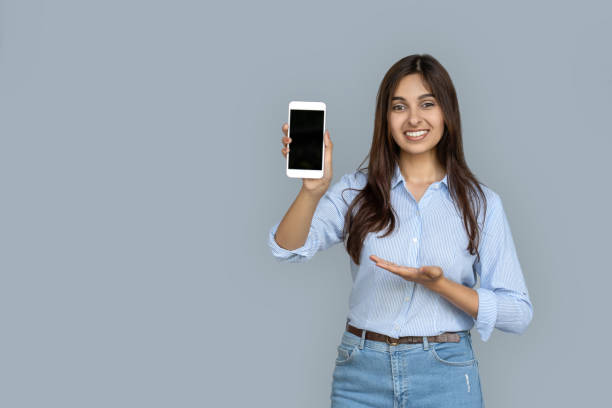
#> input picture Task2Images/image2.jpg, 612 x 408 px; its folder holds only this picture in this run
$ python Task2.py
#> lines starting #> are read from the running program, lines starting #| are printed output that depends on the picture
#Import Statements
import os
import cv2
from PIL import Image
from IPython.display import display

# Load pre-trained face detector
face_cascade = cv2.CascadeClassifier(cv2.data.haarcascades + "haarcascade_frontalface_default.xml")

# Define input and output folders
input_folder = "./Task2Images"
output_folder = "./Task2DestinationImages"

# Create output folder if it doesn't exist
os.makedirs(output_folder, exist_ok=True)

def detect_and_crop_face(input_path, output_path):
#> called with input_path = './Task2Images/image2.jpg'
    image = cv2.imread(input_path)
#> image is the input picture: shape (408, 612, 3); mean B, G, R 178.1, 167.2, 156.9
    if image is None:
        print(f"Unable to read image: {input_path}")
        return

    # Convert image to grayscale for face detection
    gray = cv2.cvtColor(image, cv2.COLOR_BGR2GRAY)
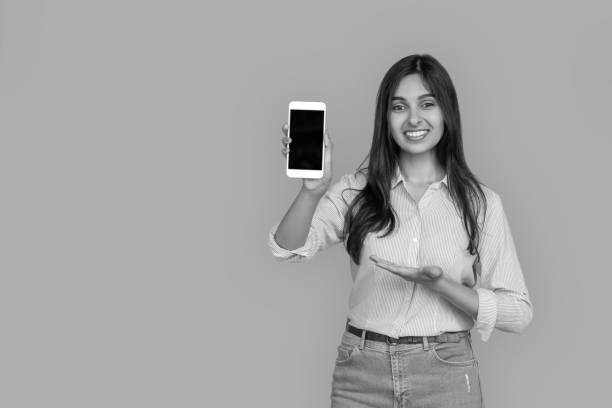
#> gray: shape (408, 612); min 0, max 255, mean 165.5

    # Detect faces in the image
    faces = face_cascade.detectMultiScale(gray, scaleFactor=1.1, minNeighbors=5)
#> faces = [[380, 79, 69, 69]]

    if len(faces) == 0:
        print(f"No faces detected in {input_path}")
        return

    # Select the largest detected face
    x, y, w, h = sorted(faces, key=lambda f: f[2] * f[3], reverse=True)[0]
#> x = 380; y = 79; w = 69; h = 69
    cropped = image[y:y+h, x:x+w]
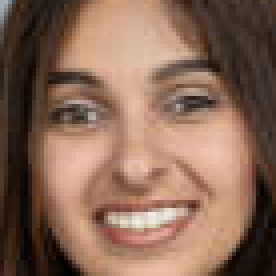
#> cropped: shape (69, 69, 3) (shown 4 times larger); mean B, G, R 85.3, 104, 135.9

    # Save the cropped image
    cv2.imwrite(output_path, cropped)
    print(f"Cropped image saved to: {output_path}")

    # Display the cropped image
    display(Image.fromarray(cv2.cvtColor(cropped, cv2.COLOR_BGR2RGB)))

# Process all image files in the input folder
for filename in os.listdir(input_folder):
    if filename.lower().endswith((".jpg", ".jpeg", ".png")):
        input_path = os.path.join(input_folder, filename)
        output_path = os.path.join(output_folder, f"cropped_{filename}")
        detect_and_crop_face(input_path, output_path)

$ run again, on Task2Images/image3.jpg
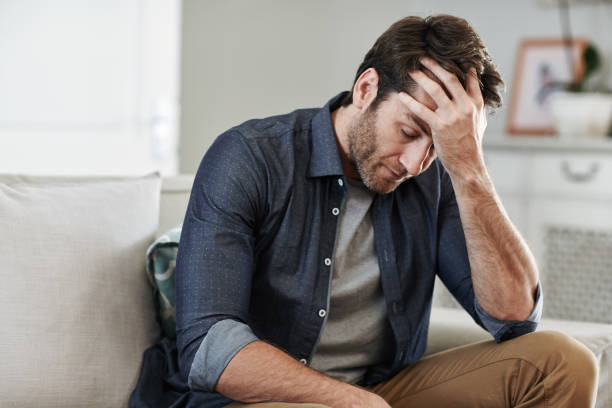
#> input picture Task2Images/image3.jpg, 612 x 408 px
#> in detect_and_crop_face, image is the input picture: shape (408, 612, 3); mean B, G, R 135.7, 139.3, 145.2
#> in detect_and_crop_face, `gray = cv2.cvtColor(image, cv2.COLOR_BGR2GRAY)`:
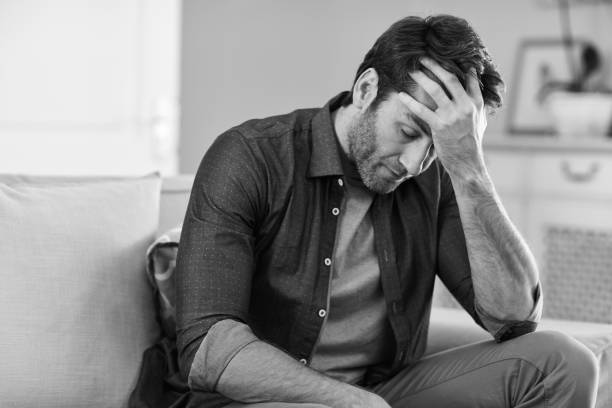
#> gray: shape (408, 612); min 0, max 255, mean 140.6
#> faces = [[354, 40, 132, 132]]
#> x = 354; y = 40; w = 132
#> in detect_and_crop_face, `cropped = image[y:y+h, x:x+w]`:
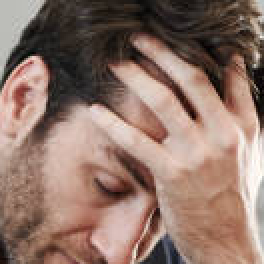
#> cropped: shape (132, 132, 3) (shown 2 times larger); mean B, G, R 105.5, 116.9, 143.7
